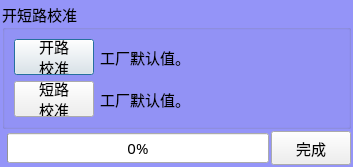
<?xml version="1.0" encoding="UTF-8"?>
<ui version="4.0">
 <class>wk4300Calibration</class>
 <widget class="QDialog" name="wk4300Calibration">
  <property name="geometry">
   <rect>
    <x>0</x>
    <y>0</y>
    <width>353</width>
    <height>167</height>
   </rect>
  </property>
  <property name="font">
   <font>
    <family>楷体</family>
    <pointsize>11</pointsize>
    <weight>50</weight>
    <italic>false</italic>
    <bold>false</bold>
   </font>
  </property>
  <property name="windowTitle">
   <string>仪器校准</string>
  </property>
  <property name="styleSheet">
   <string notr="true">QDialog
{
	
	font: 11pt &quot;楷体&quot;;
	background-color: rgb(148, 148, 248);
}</string>
  </property>
  <layout class="QVBoxLayout" name="verticalLayout">
   <property name="spacing">
    <number>2</number>
   </property>
   <property name="leftMargin">
    <number>2</number>
   </property>
   <property name="topMargin">
    <number>2</number>
   </property>
   <property name="rightMargin">
    <number>2</number>
   </property>
   <property name="bottomMargin">
    <number>2</number>
   </property>
   <item>
    <widget class="QGroupBox" name="groupBox">
     <property name="minimumSize">
      <size>
       <width>0</width>
       <height>0</height>
      </size>
     </property>
     <property name="maximumSize">
      <size>
       <width>16777215</width>
       <height>16777215</height>
      </size>
     </property>
     <property name="font">
      <font>
       <family>楷体</family>
       <pointsize>11</pointsize>
      </font>
     </property>
     <property name="title">
      <string>开短路校准</string>
     </property>
     <layout class="QVBoxLayout" name="verticalLayout_2">
      <item>
       <layout class="QHBoxLayout" name="horizontalLayout_2" stretch="0,10">
        <item>
         <widget class="QPushButton" name="btnOpen">
          <property name="minimumSize">
           <size>
            <width>75</width>
            <height>36</height>
           </size>
          </property>
          <property name="maximumSize">
           <size>
            <width>1111</width>
            <height>1111</height>
           </size>
          </property>
          <property name="font">
           <font>
            <family>楷体</family>
            <pointsize>11</pointsize>
           </font>
          </property>
          <property name="text">
           <string>开路
校准</string>
          </property>
         </widget>
        </item>
        <item>
         <widget class="QLabel" name="lblOpen">
          <property name="font">
           <font>
            <family>楷体</family>
            <pointsize>11</pointsize>
           </font>
          </property>
          <property name="text">
           <string>工厂默认值。</string>
          </property>
         </widget>
        </item>
       </layout>
      </item>
      <item>
       <layout class="QHBoxLayout" name="horizontalLayout_3" stretch="0,10">
        <item>
         <widget class="QPushButton" name="btnShort">
          <property name="minimumSize">
           <size>
            <width>75</width>
            <height>36</height>
           </size>
          </property>
          <property name="maximumSize">
           <size>
            <width>1111</width>
            <height>1111</height>
           </size>
          </property>
          <property name="font">
           <font>
            <family>楷体</family>
            <pointsize>11</pointsize>
           </font>
          </property>
          <property name="text">
           <string>短路
校准</string>
          </property>
         </widget>
        </item>
        <item>
         <widget class="QLabel" name="lblShort">
          <property name="font">
           <font>
            <family>楷体</family>
            <pointsize>11</pointsize>
           </font>
          </property>
          <property name="text">
           <string>工厂默认值。</string>
          </property>
         </widget>
        </item>
       </layout>
      </item>
     </layout>
    </widget>
   </item>
   <item>
    <layout class="QHBoxLayout" name="horizontalLayout" stretch="0,10,0">
     <item>
      <spacer name="horizontalSpacer">
       <property name="font">
        <font>
         <family>楷体</family>
         <pointsize>11</pointsize>
        </font>
       </property>
       <property name="orientation">
        <enum>Qt::Horizontal</enum>
       </property>
       <property name="sizeHint" stdset="0">
        <size>
         <width>5</width>
         <height>20</height>
        </size>
       </property>
      </spacer>
     </item>
     <item>
      <widget class="QProgressBar" name="myProgressBar">
       <property name="font">
        <font>
         <family>楷体</family>
         <pointsize>11</pointsize>
        </font>
       </property>
       <property name="value">
        <number>0</number>
       </property>
      </widget>
     </item>
     <item>
      <widget class="QPushButton" name="btnOk">
       <property name="minimumSize">
        <size>
         <width>0</width>
         <height>34</height>
        </size>
       </property>
       <property name="font">
        <font>
         <family>楷体</family>
         <pointsize>11</pointsize>
        </font>
       </property>
       <property name="text">
        <string>完成</string>
       </property>
      </widget>
     </item>
    </layout>
   </item>
  </layout>
 </widget>
 <resources/>
 <connections/>
</ui>
